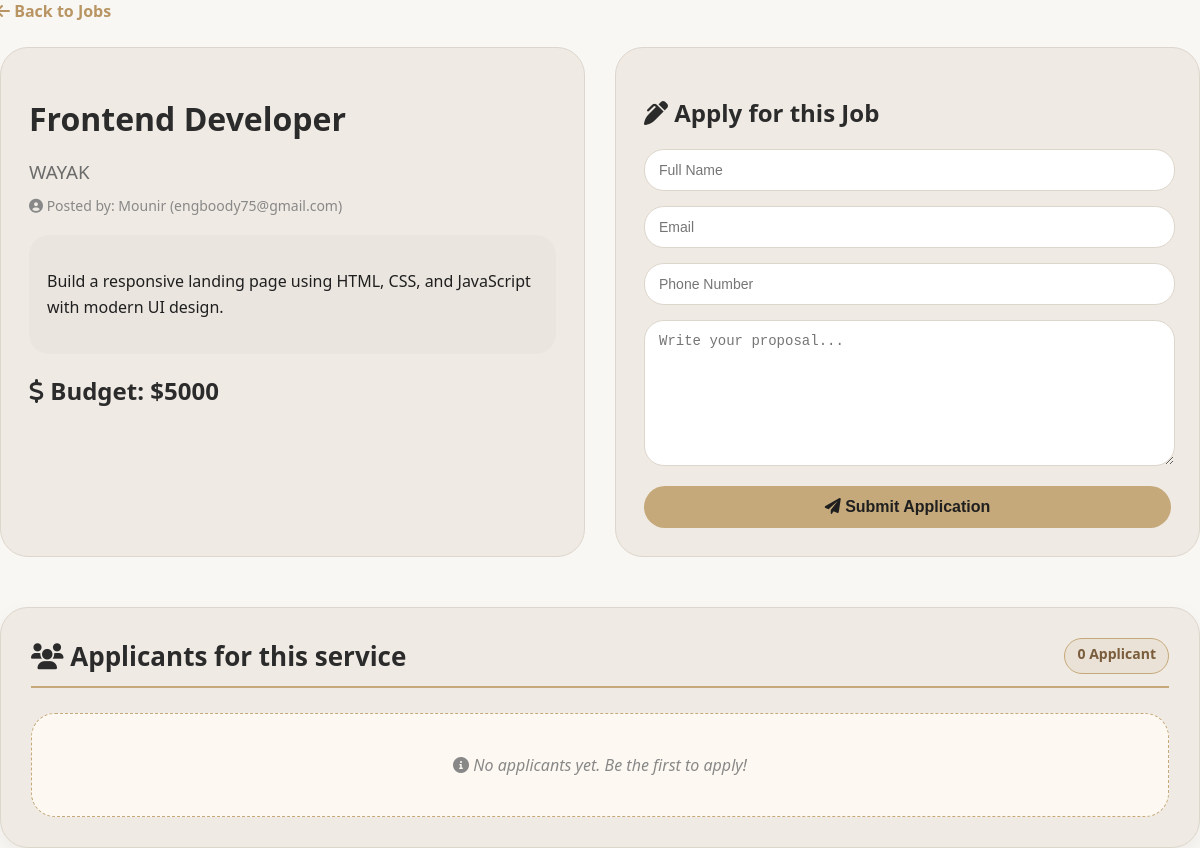
The app's page /jobs/1/, older data.
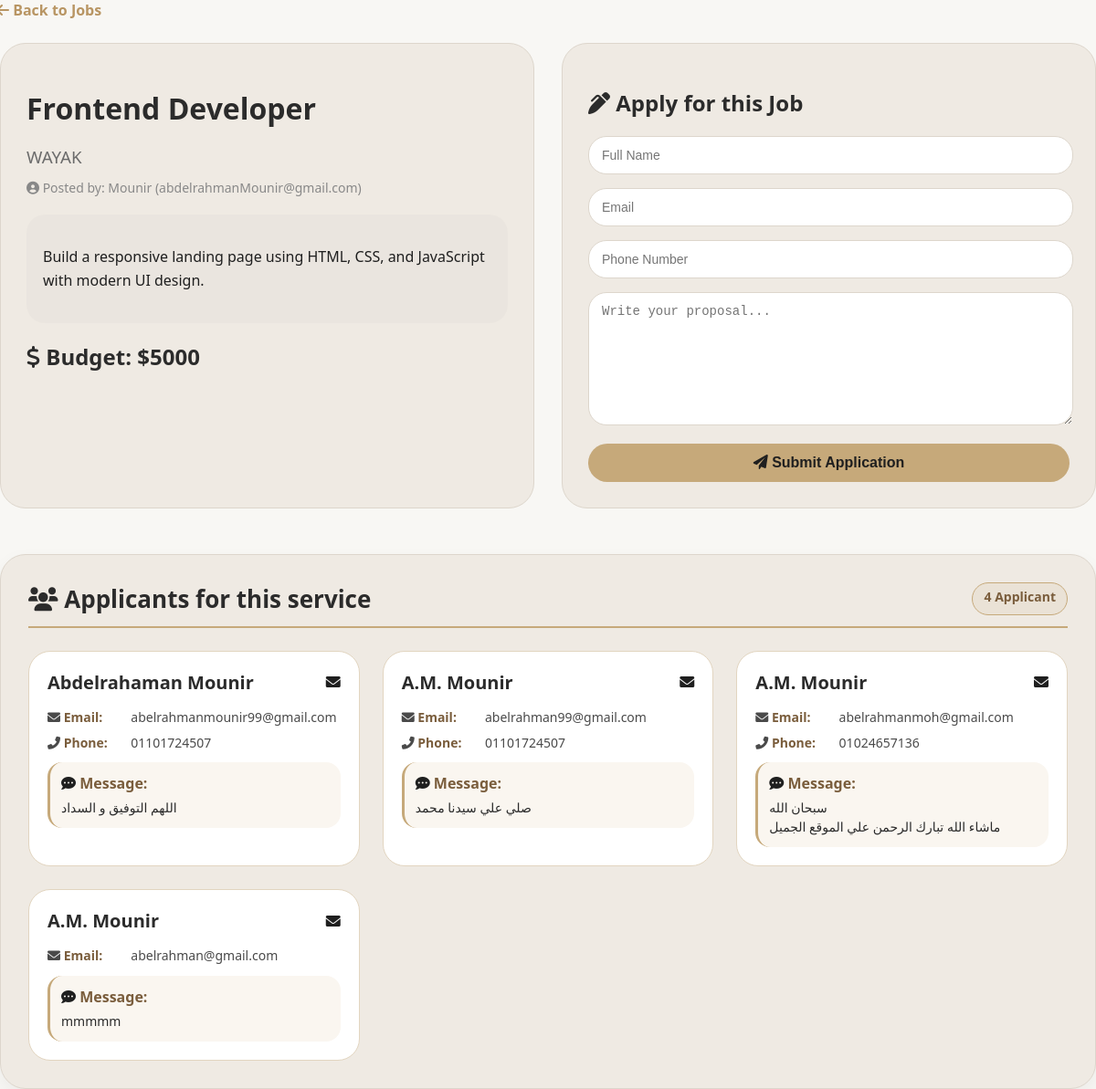
The same page, newer data.
### apps/jobs/models.py (models this page shows, shortened)
class Job(models.Model):
    user = models.ForeignKey(settings.AUTH_USER_MODEL, on_delete=models.CASCADE)
    title = models.CharField(max_length=100)
    description = models.TextField()
    budget = models.IntegerField()
    company = models.CharField(max_length=100)
    created_at = models.DateTimeField(auto_now_add=True)

class Application(models.Model):
    job = models.ForeignKey('Job', on_delete=models.CASCADE)
    user = models.ForeignKey(settings.AUTH_USER_MODEL, on_delete=models.CASCADE)
    full_name = models.CharField(max_length=100)
    email = models.EmailField()
    phone = models.CharField(max_length=20)
    message = models.TextField()
    created_at = models.DateTimeField(auto_now_add=True)

### apps/accounts/models.py (models this page shows, shortened)
class CustomUser(AbstractUser):
    phone_number = models.CharField(max_length=15, blank=True, null=True)
    user_type = models.CharField(
        max_length=10,
        choices=[('freelancer', 'مستقل')],  # فقط مستقل
        default='freelancer'
    )

### apps/jobs/views.py (the view)
# urls.py: path('<int:id>/', views.job_details, name='job_details'),
def job_details(request, id):
    job = get_object_or_404(Job, id=id)
    applications = Application.objects.filter(job=job)
    return render(request, 'jobs/job_details.html', {
        'job': job,
        'applications': applications
    })

### Frontend/templates/jobs/job_details.html (shortened to what this page needs)
{% load static %}
<!DOCTYPE html>
<html lang="en">
<head>
    <link rel="stylesheet" href="https://cdnjs.cloudflare.com/ajax/libs/font-awesome/6.0.0-beta3/css/all.min.css">
    <link rel="stylesheet" href="{% static 'css/jobs/job_details.css' %}">
</head>
<body>
<div class="main-container">
    <a href="/jobs/" class="back-arrow"><i class="fas fa-arrow-left"></i> Back to Jobs</a>
    <div class="two-columns">
        <div class="job-card">
            <div class="job-header">
                <h1>{{ job.title }}</h1>
                <h3>{{ job.company }}</h3>
                <p class="posted-by"><i class="fas fa-user-circle"></i> Posted by: {{ job.user.username }} ({{ job.user.email }})</p>
            </div>
            <div class="job-description">
                <p>{{ job.description }}</p>
            </div>
            <div class="job-budget">
                <h2><i class="fas fa-dollar-sign"></i> Budget: ${{ job.budget }}</h2>
            </div>
        </div>
        <div class="apply-card">
            <h2><i class="fas fa-pen-alt"></i> Apply for this Job</h2>
            <form method="POST" action="/jobs/apply/{{ job.id }}/" id="applyForm">
                <input type="text" name="full_name" placeholder="Full Name" required>
                <input type="email" name="email" placeholder="Email" required>
                <input type="number" name="phone" placeholder="Phone Number">
                <textarea name="message" placeholder="Write your proposal..." required></textarea>
                <button type="submit"><i class="fas fa-paper-plane"></i> Submit Application</button>
            </form>
        </div>
    </div>
    <div class="applicants-section">
        <div class="section-header">
            <h2><i class="fas fa-users"></i> Applicants for this service</h2>
            <span class="applicants-count">{{ applications|length }} Applicant</span>
        </div>
        {% if applications %}
            <div class="applicants-grid">
                {% for app in applications %}
                    <div class="applicant-card">
                        <div class="applicant-header">
                            <h3 class="applicant-name">{{ app.full_name }}</h3>
                            <div class="applicant-icons">
                                <i class="fas fa-envelope"></i>
                            </div>
                        </div>
                        <div class="applicant-details">
                            <p><i class="fas fa-envelope"></i> <span class="detail-label">Email:</span> {{ app.email }}</p>
                            {% if app.phone %}
                                <p><i class="fas fa-phone-alt"></i> <span class="detail-label">Phone:</span> {{ app.phone }}</p>
                            {% endif %}
                            <div class="applicant-message">
                                <i class="fas fa-comment-dots"></i> <span class="detail-label">Message:</span>
                                <p>{{ app.message|linebreaksbr }}</p>
                            </div>
                        </div>
                    </div>
                {% endfor %}
            </div>
        {% else %}
            <div class="no-applicants">
                <i class="fas fa-info-circle"></i> No applicants yet. Be the first to apply!
            </div>
        {% endif %}
    </div>
</div>
</body>
</html>

Row changes from the older to the newer data that the page shows:
changed through a linked row, Job "Frontend Developer": user.email "engboody75@gmail.com" → "abdelrahmanMounir@gmail.com"
added Application: full_name "Abdelrahaman Mounir", email "abelrahmanmounir99@gmail.com", phone "01101724507", message "اللهم التوفيق و السداد"
added Application: full_name "A.M. Mounir", email "abelrahman99@gmail.com", phone "01101724507", message "صلي علي سيدنا محمد"
added Application: full_name "A.M. Mounir", email "abelrahmanmoh@gmail.com", phone "01024657136", message "سبحان الله ماشاء الله تبارك الرحمن علي الموقع الجميل"
added Application: full_name "A.M. Mounir", email "abelrahman@gmail.com", message "mmmmm"
Text that changed along with them:
{{ applications|length }}: "0" → "4"
text no longer shown: "No applicants yet. Be the first to apply!"
